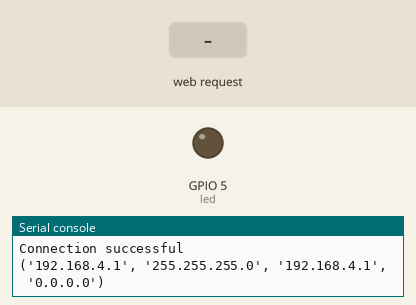
The program below on a simulated ESP8266 board running MicroPython. On the bench: output pins drawn as LEDs (lit = HIGH), the last lines printed to the serial console. The inputs (shaded band) are chosen by the test bench. The board's own WiFi access point starts at once.

Above: at 1.2 s.
1.3 s: HTTP request GET /?led=on received
At 1.7 s:
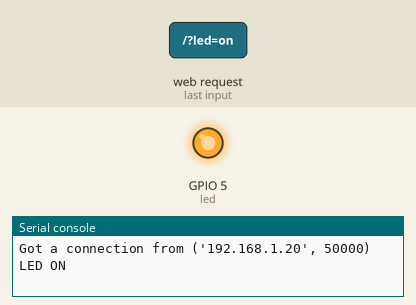
Timing chart, 0 to 4.3 s (numbered marks = the images above; inputs shaded):
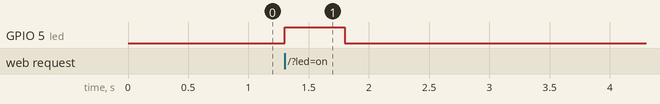

The program:

main.py
```python
# Complete project details at https://RandomNerdTutorials.com

def web_page():
  if led.value() == 1:
    gpio_state="ON"
  else:
    gpio_state="OFF"


 #uncomment below function for bottom section
#def web_page():
 # led.value(1)
  #time.sleep(0.5)
  #led.value(0)

    #add the below scipt in html code after <head> open tag,for to close automatically the web page in a time delay
    #<script>setTimeout(function()window.close() }, 100);</script>

  html = """<html><head> <title>Milestone Door Server</title> <meta name="viewport" content="width=device-width, initial-scale=1">
  <link rel="icon" href="data:,"> <style>html{font-family: Helvetica; display:inline-block; margin: 0px auto; text-align: center;}
  h1{color: #0F3376; padding: 2vh;}p{font-size: 1.5rem;}.button{display: inline-block; background-color: #276ceb; border: none;
  border-radius: 5px; color: white; padding: 16px 40px; text-decoration: none; font-size: 30px; margin: 2px; cursor: pointer;}
  .button2{background-color: #4286f4;}</style></head><body> <h1>Milestone Door Server</h1><a href="/?led=on"><button class="button">OPEN</button></a></p></a></p></body></html>"""
  return html

s = socket.socket(socket.AF_INET, socket.SOCK_STREAM)
s.bind(('', 80))
s.listen(5)

while True:
  conn, addr = s.accept()
  print('Got a connection from %s' % str(addr))
  request = conn.recv(1024)
  request = str(request)
  led_on = request.find('/?led=on')

  #i adjust the on off button switch to just get pulse for a second for exact use of calling bell
  #replace the next line with this cammand for get switch on and of mode 'led_off = request.find('/?led=off')'
  led_off = request.find('/?led=on')
  if led_on == 6:
    print('LED ON')
    led.value(1)
    #a small delay in on and off mode of the switch
    time.sleep(.5)
  if led_off == 6:
    print('LED OFF')
    led.value(0)
  response = web_page()
  conn.send('HTTP/1.1 200 OK\n')
  conn.send('Content-Type: text/html\n')
  conn.send('Connection: close\n\n')
  conn.sendall(response)
  conn.close()

 #uncomment this section for just you want to call that function on top and then automatically close the connection after 3 sec the after waiting for connection from next device
  #while True:
  #try:
   # if gc.mem_free() < 102000:
      #gc.collect()
    #conn, addr = s.accept()
    #conn.settimeout(3.0)
    #print('Got a connection from %s' % str(addr))
    #request = conn.recv(1024)
    #conn.settimeout(None)
    #print('Content = %s' % str(request))
    #response = web_page()
    #conn.send('HTTP/1.1 200 OK\n')
    #conn.send('Content-Type: text/html\n')
    #conn.send('Connection: close\n\n')
    #conn.sendall(response)
    #conn.close()
  #except OSError as e:
    #conn.close()
    #print('Connection closed')
```

boot.py
```python
# Complete project details at https://RandomNerdTutorials.com

try:
  import usocket as socket
except:
  import socket

from machine import Pin
import network

import time

import esp
esp.osdebug(None)

import gc
gc.collect()

#if you set static ip for the module,the code is written in connectwifi.py,so you want to use that file you can uncomment the below two lines
#import Connectwifi
#Connectwifi.connect()
#if you uncomment the above two lines,comment all the lines below without the last line

ssid = 'type the ssid that you want to set for this module'
password = 'type your password that you want to set for this module'

#below commands for use your module as a web server purpose

#default ip that generates from this module is 192.168.4.1
#after write this code to module first you connect the wifi generate from this module that the ssid and password you wrote above
#after that you can open a browser and type the ip 192.168.4.1 and its opens a html page that we code in main.py

ap = network.WLAN(network.AP_IF)
ap.active(True)
ap.config(essid=ssid, password=password)

while ap.active() == False:
  pass

print('Connection successful')
print(ap.ifconfig())

#uncomment the below codes that you are connecting your own wifi or network available

#station = network.WLAN(network.STA_IF)

#station.active(True)
#station.connect(ssid, password)

#while station.isconnected() == False:
 # pass

#print('Connection successful')
#print(station.ifconfig())

#here we are using D1 pin(GPIO5) in esp8266
led = Pin(5, Pin.OUT)  #the pin that you are connecting your bell
```

Measured:
- after the input at 1.3 s, GPIO 5 (led): LOW → HIGH at once, → LOW 0.50 s later
